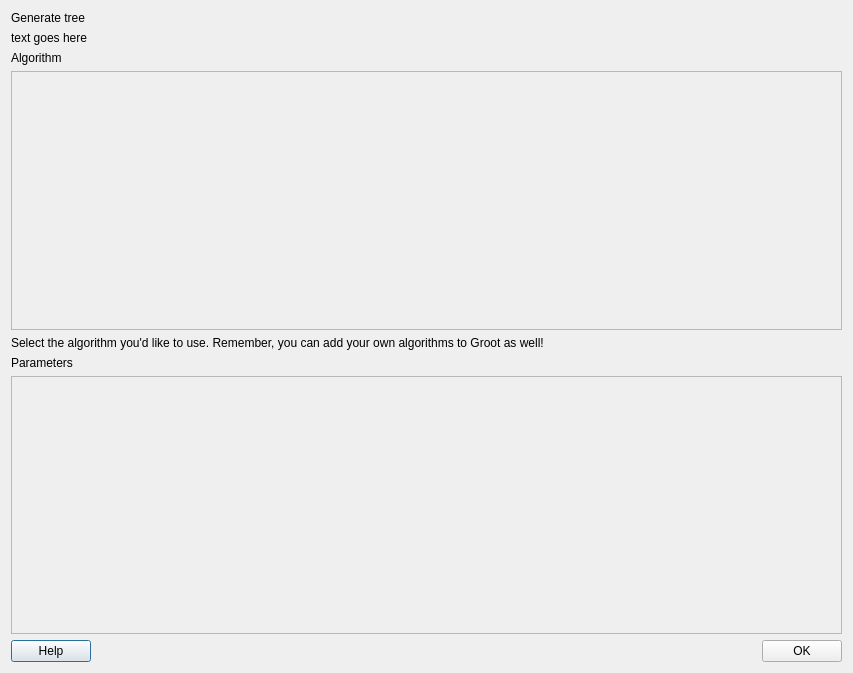
<?xml version="1.0" encoding="UTF-8"?>
<ui version="4.0">
 <class>Dialog</class>
 <widget class="QDialog" name="Dialog">
  <property name="geometry">
   <rect>
    <x>0</x>
    <y>0</y>
    <width>853</width>
    <height>673</height>
   </rect>
  </property>
  <layout class="QVBoxLayout" name="verticalLayout">
   <item>
    <widget class="QLabel" name="LBL_TITLE">
     <property name="text">
      <string>Generate tree</string>
     </property>
     <property name="style" stdset="0">
      <string notr="true">title</string>
     </property>
    </widget>
   </item>
   <item>
    <widget class="QLabel" name="LBL_WARN_REQUIREMENTS">
     <property name="text">
      <string>text goes here</string>
     </property>
     <property name="style" stdset="0">
      <string notr="true">warning</string>
     </property>
    </widget>
   </item>
   <item>
    <widget class="QLabel" name="label_2">
     <property name="text">
      <string>Algorithm</string>
     </property>
     <property name="style" stdset="0">
      <string notr="true">heading</string>
     </property>
    </widget>
   </item>
   <item>
    <widget class="QFrame" name="FRA_MAIN">
     <property name="sizePolicy">
      <sizepolicy hsizetype="Preferred" vsizetype="Expanding">
       <horstretch>0</horstretch>
       <verstretch>0</verstretch>
      </sizepolicy>
     </property>
     <property name="frameShape">
      <enum>QFrame::StyledPanel</enum>
     </property>
     <property name="frameShadow">
      <enum>QFrame::Raised</enum>
     </property>
    </widget>
   </item>
   <item>
    <widget class="QLabel" name="LBL_HELP">
     <property name="text">
      <string>Select the algorithm you'd like to use. Remember, you can add your own algorithms to Groot as well!</string>
     </property>
     <property name="style" stdset="0">
      <string notr="true">helpbox</string>
     </property>
    </widget>
   </item>
   <item>
    <widget class="QLabel" name="label_3">
     <property name="text">
      <string>Parameters</string>
     </property>
     <property name="style" stdset="0">
      <string notr="true">heading</string>
     </property>
    </widget>
   </item>
   <item>
    <widget class="QFrame" name="FRA_PARAMETERS">
     <property name="sizePolicy">
      <sizepolicy hsizetype="Preferred" vsizetype="Expanding">
       <horstretch>0</horstretch>
       <verstretch>0</verstretch>
      </sizepolicy>
     </property>
     <property name="frameShape">
      <enum>QFrame::StyledPanel</enum>
     </property>
     <property name="frameShadow">
      <enum>QFrame::Raised</enum>
     </property>
    </widget>
   </item>
   <item>
    <layout class="QHBoxLayout" name="horizontalLayout">
     <item>
      <widget class="QPushButton" name="BTN_HELP">
       <property name="text">
        <string>Help</string>
       </property>
       <property name="icon">
        <iconset resource="../resources/resources.qrc">
         <normaloff>:/groot/help.svg</normaloff>:/groot/help.svg</iconset>
       </property>
      </widget>
     </item>
     <item>
      <spacer name="horizontalSpacer">
       <property name="orientation">
        <enum>Qt::Horizontal</enum>
       </property>
       <property name="sizeHint" stdset="0">
        <size>
         <width>40</width>
         <height>20</height>
        </size>
       </property>
      </spacer>
     </item>
     <item>
      <widget class="QPushButton" name="BTN_OK">
       <property name="text">
        <string>OK</string>
       </property>
      </widget>
     </item>
    </layout>
   </item>
  </layout>
 </widget>
 <resources>
  <include location="../resources/resources.qrc"/>
 </resources>
 <connections/>
</ui>
